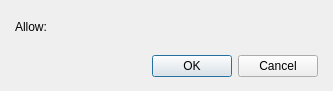
<?xml version="1.0" encoding="UTF-8"?>
<ui version="4.0">
 <class>DialogCommandAllowForbidSavesMainMenu</class>
 <widget class="QDialog" name="DialogCommandAllowForbidSavesMainMenu">
  <property name="geometry">
   <rect>
    <x>0</x>
    <y>0</y>
    <width>333</width>
    <height>91</height>
   </rect>
  </property>
  <property name="windowTitle">
   <string>Dialog</string>
  </property>
  <layout class="QGridLayout" name="gridLayout">
   <property name="leftMargin">
    <number>15</number>
   </property>
   <property name="topMargin">
    <number>10</number>
   </property>
   <property name="rightMargin">
    <number>15</number>
   </property>
   <property name="bottomMargin">
    <number>10</number>
   </property>
   <item row="0" column="0">
    <layout class="QVBoxLayout" name="verticalLayout" stretch="1,0">
     <property name="spacing">
      <number>15</number>
     </property>
     <item>
      <layout class="QHBoxLayout" name="horizontalLayout">
       <item>
        <widget class="QLabel" name="label">
         <property name="text">
          <string>Allow:</string>
         </property>
        </widget>
       </item>
       <item>
        <widget class="PanelPrimitiveValue" name="panelPrimitiveAllow" native="true">
         <property name="minimumSize">
          <size>
           <width>250</width>
           <height>27</height>
          </size>
         </property>
         <property name="maximumSize">
          <size>
           <width>250</width>
           <height>27</height>
          </size>
         </property>
        </widget>
       </item>
      </layout>
     </item>
     <item>
      <widget class="QDialogButtonBox" name="buttonBox">
       <property name="orientation">
        <enum>Qt::Horizontal</enum>
       </property>
       <property name="standardButtons">
        <set>QDialogButtonBox::Cancel|QDialogButtonBox::Ok</set>
       </property>
      </widget>
     </item>
    </layout>
   </item>
  </layout>
 </widget>
 <customwidgets>
  <customwidget>
   <class>PanelPrimitiveValue</class>
   <extends>QWidget</extends>
   <header>panelprimitivevalue.h</header>
   <container>1</container>
  </customwidget>
 </customwidgets>
 <resources/>
 <connections>
  <connection>
   <sender>buttonBox</sender>
   <signal>accepted()</signal>
   <receiver>DialogCommandAllowForbidSavesMainMenu</receiver>
   <slot>accept()</slot>
   <hints>
    <hint type="sourcelabel">
     <x>248</x>
     <y>254</y>
    </hint>
    <hint type="destinationlabel">
     <x>157</x>
     <y>274</y>
    </hint>
   </hints>
  </connection>
  <connection>
   <sender>buttonBox</sender>
   <signal>rejected()</signal>
   <receiver>DialogCommandAllowForbidSavesMainMenu</receiver>
   <slot>reject()</slot>
   <hints>
    <hint type="sourcelabel">
     <x>316</x>
     <y>260</y>
    </hint>
    <hint type="destinationlabel">
     <x>286</x>
     <y>274</y>
    </hint>
   </hints>
  </connection>
 </connections>
</ui>
